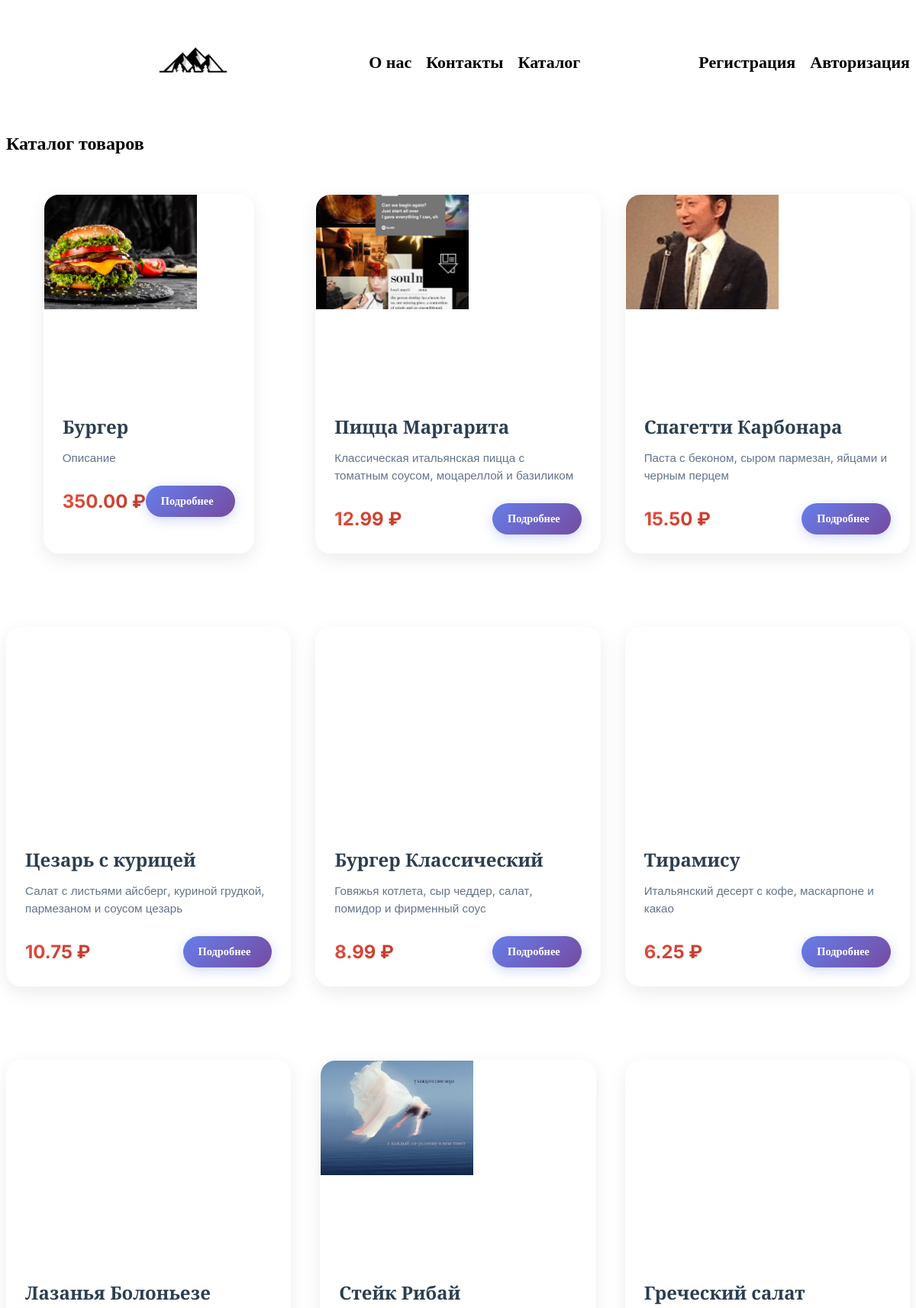
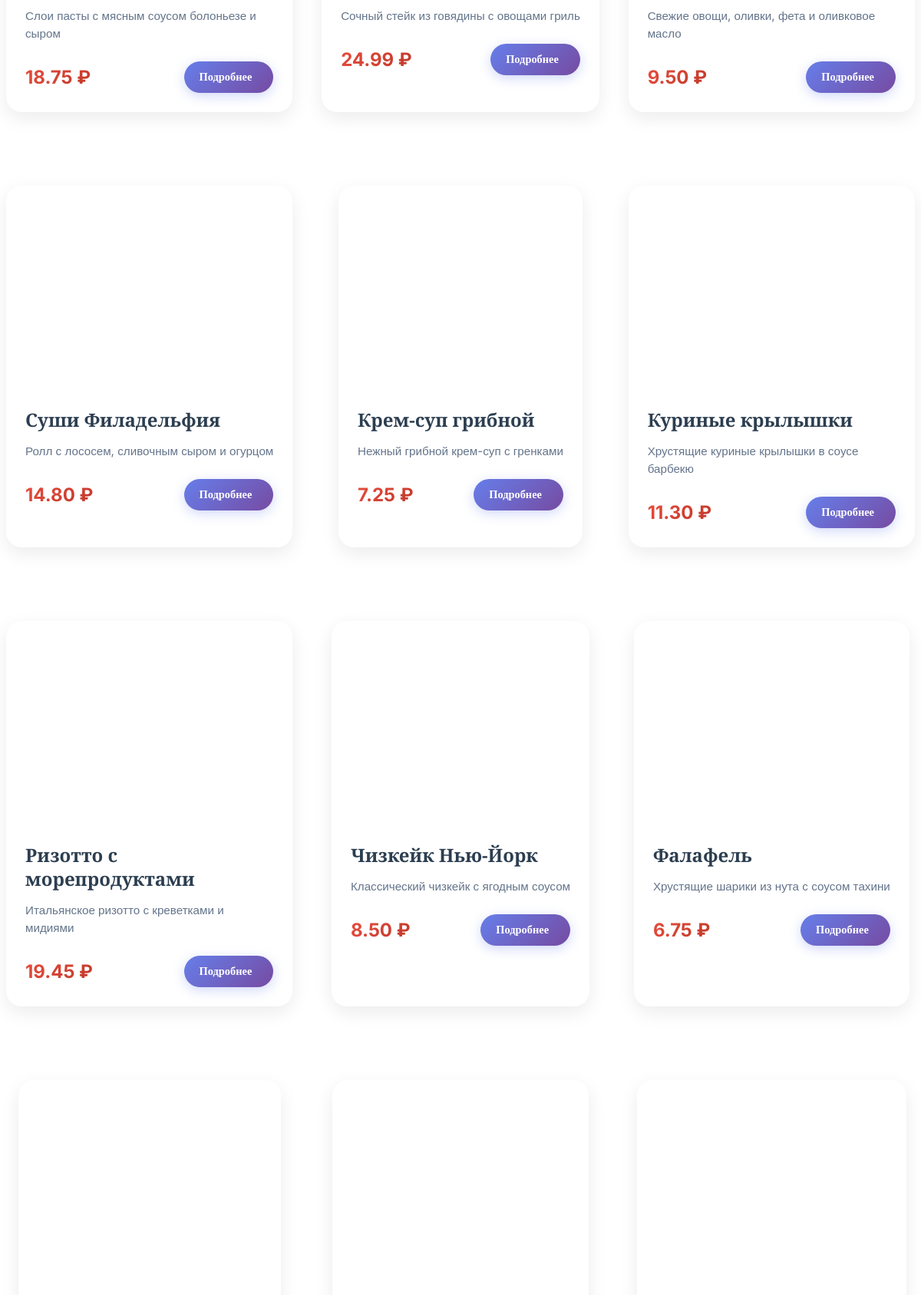
Screenshot of /foods/catalog/ (upper part) with the database file from the repository (2 pictures, top to bottom).
### Foods/models.py (models this page shows, shortened)
class Image(models.Model):
    food = models.ForeignKey(Food, on_delete=models.CASCADE)
    image = models.ImageField(upload_to='photos/', default='photos/default.jpg')

class Food(models.Model):
    name = models.CharField(max_length=100, null=True)
    description = models.TextField(null=True, default='Описание')
    price = models.DecimalField(max_digits=5, decimal_places=2)
    created_at = models.DateTimeField(auto_now_add=True)
    updated_at = models.DateTimeField(auto_now=True)

### Foods/views.py (the view)
# urls.py: path('catalog/', views.catalog, name='catalog'),
def catalog(request):
    catalog = Food.objects.all()
    return render(request, 'catalog.html', {'catalog':catalog})

### Foods/templates/catalog.html (shortened to what this page needs)
{% extends 'base.html' %}
{% block content %}
    <h1>Каталог товаров</h1>
<section class="container mx-auto px-4 py-8">
    <div class="foods-grid">
        {% for i in catalog %}
        <div class="food-card group">
            <div class="food-card__gallery">
                {% for img in i.image_set.all %}
                <div class="food-card__image-wrapper">
                    <img class="food-card__image" src="{{ img.image.url }}" alt="{{ img.name }}">
                </div>
                {% endfor %}
            </div>
            <div class="food-card__content">
                <h3 class="food-card__name">{{ i.name }}</h3>
                <p class="food-card__description">{{ i.description }}</p>
                <div class="food-card__footer">
                    <span class="food-card__price">{{ i.price }} ₽</span>
                    <a href="{% url 'update' i.id %}" class="food-card__btn">
                        Подробнее
                    </a>
                </div>
            </div>
        </div>
        {% endfor %}
    </div>
</section>
{% endblock content %}

### Foods/static/css/style.css (style rules this page uses)
.container { max-width: 1440px; width: 100%; margin: 0 auto; }
.cards div img { width: 200px; height: 150px; }
.food-card { max-width: 800px; margin: 2rem auto; background: linear-gradient(135deg, #fff 0%, #f8f9fa 100%); border-radius: 20px; box-shadow: 0 10px 30px rgba(0,0,0,0.1), 0 4px 6px rgba(0,0,0,0.05); overflow: hidden; transition: all 0.3s ease; border: 1px solid rgba(255,255,255,0.2); }
.foods-grid { display: grid; grid-template-columns: repeat(auto-fill, minmax(320px, 1fr)); gap: 2rem; }
.food-card { background: white; border-radius: 20px; overflow: hidden; box-shadow: 0 8px 25px rgba(0,0,0,0.08); transition: all 0.4s ease; border: 1px solid rgba(255,255,255,0.2); position: relative; }
.food-card__gallery { position: relative; height: 240px; overflow: hidden; }
.food-card__image-wrapper { width: 100%; height: 100%; }
.food-card__image { width: 100%; height: 100%; object-fit: cover; transition: transform 0.5s ease; }
.food-card__content { padding: 1.5rem; }
.food-card__name { font-family: 'Playfair Display', serif; font-size: 1.5rem; font-weight: 700; color: #2c3e50; margin-bottom: 0.75rem; line-height: 1.3; }
.food-card__description { font-family: 'Inter', sans-serif; font-size: 0.95rem; line-height: 1.5; color: #64748b; margin-bottom: 1.5rem; display: -webkit-box; -webkit-line-clamp: 2; -webkit-box-orient: vertical; overflow: hidden; }
.food-card__footer { display: flex; justify-content: space-between; align-items: center; }
.food-card__price { font-family: 'Inter', sans-serif; font-size: 1.5rem; font-weight: 700; color: #e74c3c; background: linear-gradient(135deg, #e74c3c, #c0392b); -webkit-background-clip: text; -webkit-text-fill-color: transparent; background-clip: text; }
.food-card__btn { display: flex; align-items: center; gap: 0.5rem; padding: 0.75rem 1.25rem; background: linear-gradient(135deg, #667eea 0%, #764ba2 100%); color: white; text-decoration: none; border-radius: 50px; font-weight: 600; font-size: 0.9rem; transition: all 0.3s ease; box-shadow: 0 4px 15px rgba(102, 126, 234, 0.3); }
.food-card { animation: fadeIn 0.6s ease-out; }
.food-card::before { content: ''; position: absolute; top: 0; left: 0; right: 0; height: 4px; background: linear-gradient(135deg, #667eea 0%, #764ba2 50%, #e74c3c 100%); opacity: 0; transition: opacity 0.3s ease; }
.food-card { animation: fadeInUp 0.6s ease-out; }

### rows the page displays
Food: name "Бургер", description "Описание", price "350.00"
Image: image (picture)
Food: name "Пицца Маргарита", description "Классическая итальянская пицца с томатным соусом, моцареллой и базиликом", price "12.99"
Image: image (picture)
Food: name "Спагетти Карбонара", description "Паста с беконом, сыром пармезан, яйцами и черным перцем", price "15.50"
Image: image (picture)
Food: name "Цезарь с курицей", description "Салат с листьями айсберг, куриной грудкой, пармезаном и соусом цезарь", price "10.75"
Food: name "Бургер Классический", description "Говяжья котлета, сыр чеддер, салат, помидор и фирменный соус", price "8.99"
Food: name "Тирамису", description "Итальянский десерт с кофе, маскарпоне и какао", price "6.25"
Food: name "Лазанья Болоньезе", description "Слои пасты с мясным соусом болоньезе и сыром", price "18.75"
Food: name "Стейк Рибай", description "Сочный стейк из говядины с овощами гриль", price "24.99"
Image: image (picture)
Food: name "Греческий салат", description "Свежие овощи, оливки, фета и оливковое масло", price "9.50"
Food: name "Суши Филадельфия", description "Ролл с лососем, сливочным сыром и огурцом", price "14.80"
Food: name "Крем-суп грибной", description "Нежный грибной крем-суп с гренками", price "7.25"
Food: name "Куриные крылышки", description "Хрустящие куриные крылышки в соусе барбекю", price "11.30"
Food: name "Ризотто с морепродуктами", description "Итальянское ризотто с креветками и мидиями", price "19.45"
Food: name "Чизкейк Нью-Йорк", description "Классический чизкейк с ягодным соусом", price "8.50"
Food: name "Фалафель", description "Хрустящие шарики из нута с соусом тахини", price "6.75"
